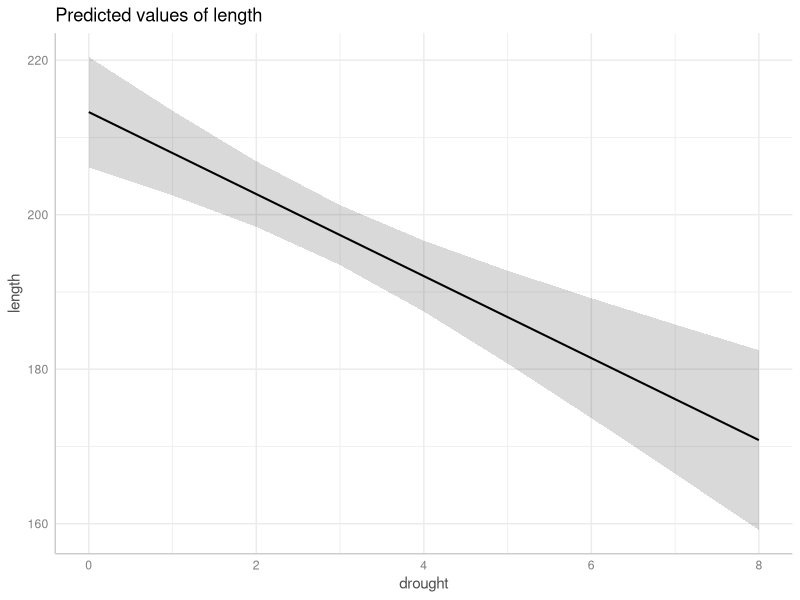
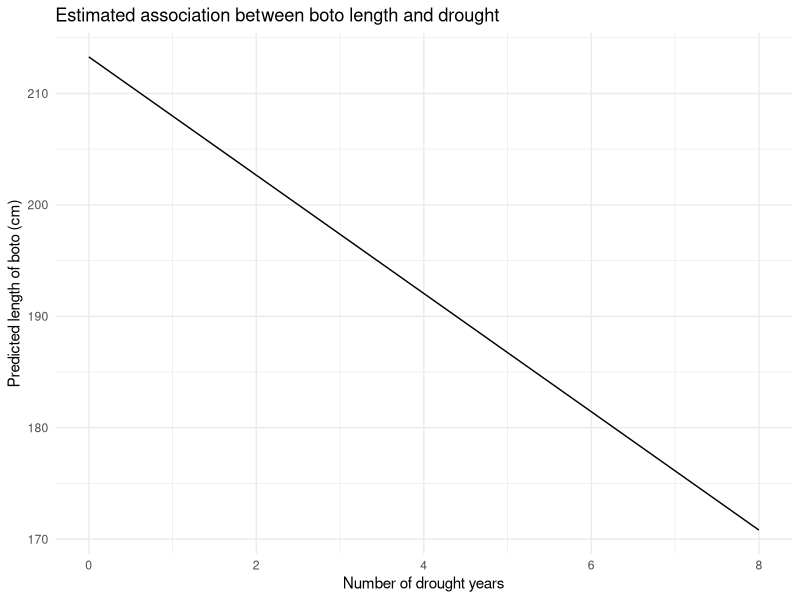
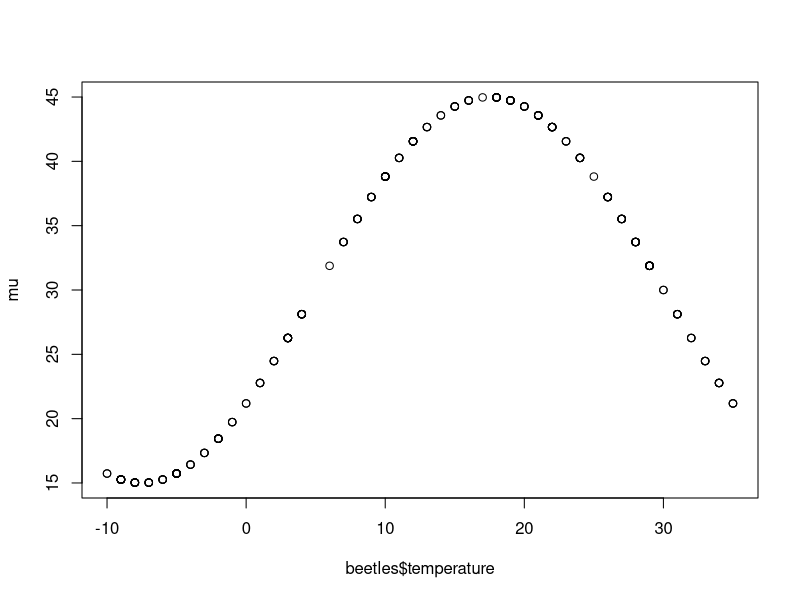
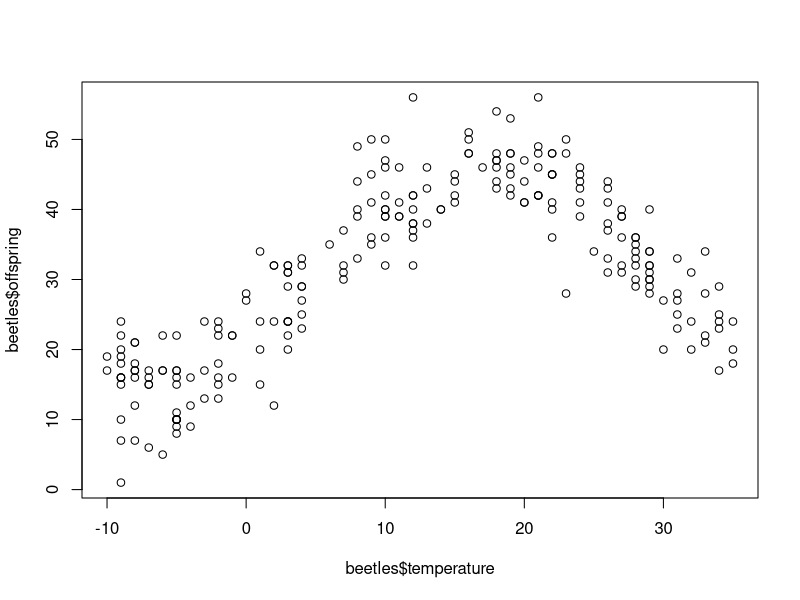
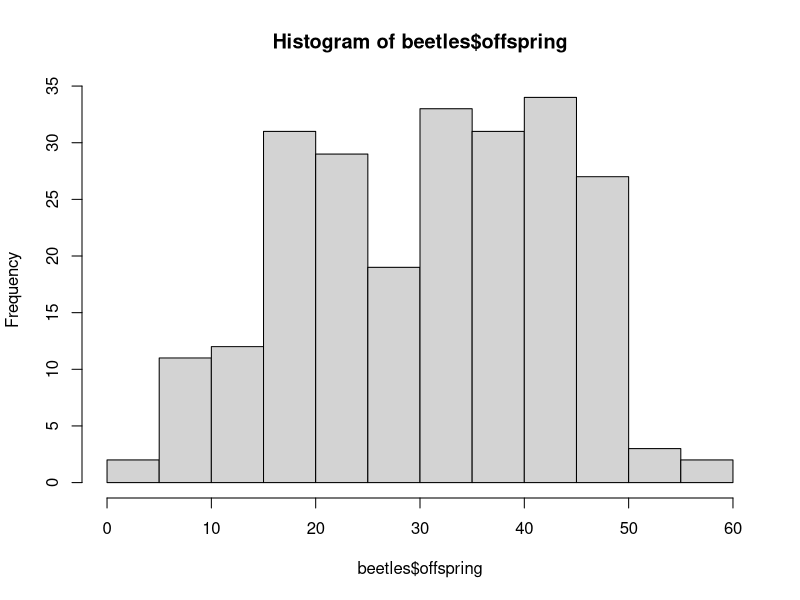

Source code (R) for these figures, in order: (Note: this script raises an error after producing the figures.)
## ---- chunk 1
knitr::opts_chunk$set(echo = TRUE, results = "hide", fig.show="show")
answer_sheet <- FALSE
library(ggplot2)
library(here)
boto <- read.table(here("Workshops/Workshop 2 - Data vis/Data", "boto.txt"), header = T)
## ---- chunk 2
rnorm(n = 10, mean = 200, sd = 10)
## ---- chunk 3
boto_model <- lm(length ~ drought, data = boto)
## ---- chunk 4
summary(boto_model)
## ---- chunk 5
library(ggeffects)
## ---- chunk 6
preds <- ggpredict(boto_model)
## ---- chunk 7
plot(preds)
## ---- chunk 8
fake <- data.frame(
  drought = 0:8
)
## ---- chunk 9
fake$fit <- predict(boto_model, newdata = fake)
## ---- chunk 10
ggplot(fake) +
  geom_line(aes(x = drought, y = fit)) +
  labs(x = "Number of drought years",
       y = "Predicted length of boto (cm)",
       title = "Estimated association between boto length and drought") +
  theme_minimal()
## ---- chunk 11
# For coordinators -
# Code below simulates and exports the data used in the workshop
# number of offspring as function of temperature

set.seed(2024)
n <- 234
beetles <- data.frame(
  temperature = round(runif(n = n, min = -10, max = 35), digits = 0)
)

b0 <- 30
b1 <- -15

temp_peak <- 30
frequency <- 2 * pi / 50  # Frequency based on the temperature range and desired peak
phase_shift <- temp_peak

mu <- b0 + b1 * sin(frequency * (beetles$temperature - phase_shift))

plot(mu ~ beetles$temperature)

beetles$offspring <- round(rnorm(n, mean = mu, sd = 5), digits = 0)

plot(beetles$offspring ~ beetles$temperature)
hist(beetles$offspring)

write.table(beetles, here("Workshops/Workshop 3 - LM with continuous predictor/Data", "beetles.txt"), row.names = FALSE)
